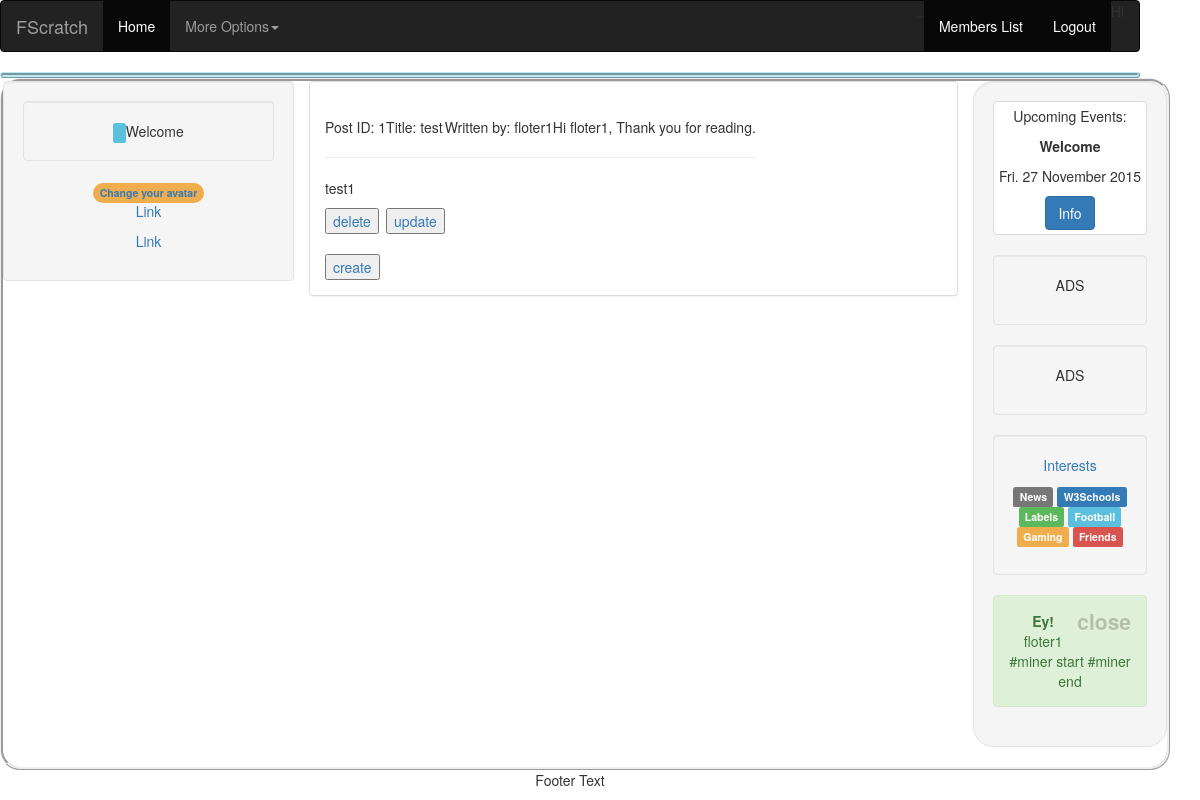
The app's page / (signed in) with its own data.
### home/models.py (models this page shows)
class Articles(models.Model):
    title = models.CharField(max_length=250)
    content = models.TextField(max_length=250)
    writer = models.CharField(max_length=250)
    points = models.FloatField(null=True, blank=True, default=0.0)
    like = models.FloatField(null=True, blank=True, default=0.0)

### home/views.py (the view)
# urls.py: path('', include('home.urls')),
def home(request):
    if not request.user.is_authenticated:
        return redirect('articles:login1')
    else:
        article_list = Articles.objects.all()
        template = "home.html"
        context = {
        	'articles' : article_list
        	}
        return render(request, template, context)

### home/templates/home.html (shortened to what this page needs)
{% include 'home/html/header.html'  %}
<table border="0"
cellspacing="50px"
style="background-color: white;
border-radius: 20px">
{% for art in articles  %}
<tr>
<td>Post ID: {{ art.id }} </td>
<td>Title: {{ art.title }} </td>
<td>Written by: {{ art.writer }} </td>
<td>Hi {{request.user.username}}, Thank you for reading.</td>
</tr>
<tr>
{% autoescape off %}
<td colspan="100">
<hr/>
{{ art.content|linebreaks }}
</td>
{% endautoescape %}
</tr>
<tr>
{% if request.user.username == "floter1" %}
<td>
<a href="{% url 'articles:delete' art.id %}"><input type="button" value="delete" /></a>
</td>
<td>
<a href="{% url 'articles:update' art.id %}"><input type="button" value="update" /></a>
</td>
{%else%}
<td> You are not {{art.writer}} to edit this</td>
{%endif%}
</tr>
{% endfor %}
<br/>
</table>
{% if request.user.username == "" %}
<a href="{% url 'articles:login1' %}"><input type="button" value="Login" /></a>
{%else%}
<br/>
<a href="{% url 'articles:create' %}"> <input type="button" value="create" /> </a>
<br/>
{%endif%}
{% include 'home/html/footer.html'  %}

### home/templates/home/html/footer.html (shortened to what this page needs)
            </div>
          </div>
        </div>
      </div>
   </div>
    <div class="col-sm-2 well" style="border-style: ridge; border-radius: 20px;">
      <div class="thumbnail">
        <p>Upcoming Events:</p>
        <p><strong>Welcome</strong></p>
        <p id="date1">Fri. 27 November 2015</p>
        <button class="btn btn-primary">Info</button>
      </div>
      <div class="well">
        <p>ADS</p>
      </div>
      <div class="well">
        <p>ADS</p>
      </div>
      <div class="well">
        <p><a href="#">Interests</a></p>
        <p>
          <span class="label label-default">News</span>
          <span class="label label-primary">W3Schools</span>
          <span class="label label-success">Labels</span>
          <span class="label label-info">Football</span>
          <span class="label label-warning">Gaming</span>
          <span class="label label-danger">Friends</span>
        </p>
      </div>
      <div class="alert alert-success fade in">
        <a href="#" class="close" data-dismiss="alert" aria-label="close">close</a>
        <p><strong>Ey!</strong></p>
        {{request.user.username}}
#miner start
#miner end
      </div>
    </div>
  </div>
</div>
<footer class="container-fluid text-center">
  <p>Footer Text</p>
</footer>
</body>
</html>

### records on screen
Articles: id "1", title "test", writer "floter1", content "test1"

### other values on screen
{{ request.user.username }} "floter1"
